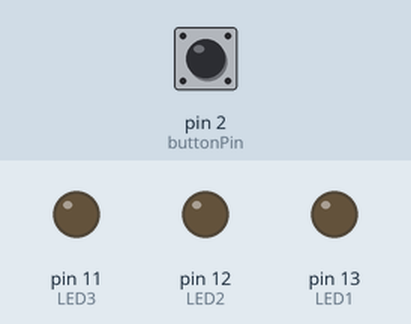
Bench run of a sketch on a simulated Arduino Uno, built with avr-gcc and run on an emulated ATmega328P. On the bench: output pins drawn as LEDs (lit = HIGH). Inputs (shaded band) come from the test bench; at power-on: pin 2 (buttonPin) LOW.

Above: at 2.6 s.
2.7 s: pin 2 (buttonPin) pulled HIGH for 1.1 s
At 3.6 s:
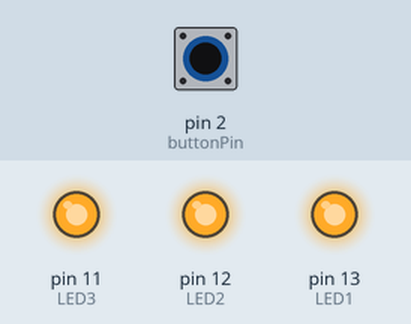
At 4.35 s:
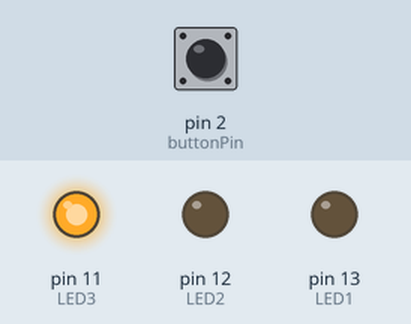
6.2 s: pin 2 (buttonPin) pulled HIGH for 3.2 s
At 9.75 s:
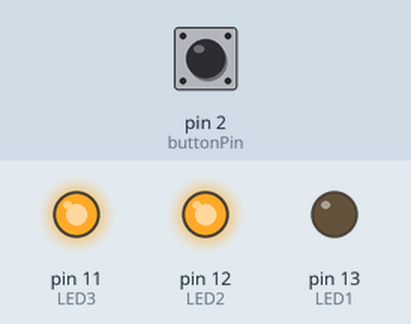
Timing chart, 0 to 11.7 s (numbered marks = the images above; inputs shaded):
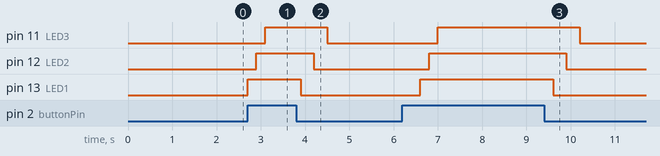

The sketch:

Sequential_blinking.ino
```cpp
int buttonPin=2;
int LED1=13;
int LED2=12;
int LED3=11;
int buttonState=0;
void setup() {
  pinMode(LED1,OUTPUT);
  pinMode(LED2,OUTPUT);
  pinMode(LED3,OUTPUT);
//  pinMode(buttonPin,INPUT);


}

void loop() {
  buttonState=digitalRead(buttonPin);

  if(buttonState==HIGH){
  digitalWrite(LED1,HIGH);
  delay(200);
  digitalWrite(LED2,HIGH);
  delay(200);
  digitalWrite(LED3,HIGH);
  delay(200);
  }
  else{
    digitalWrite(LED1,LOW);
    delay(300);
    digitalWrite(LED2,LOW);
    delay(300);
    digitalWrite(LED3,LOW);
    delay(300);
  }

}
```

Measured:
- after the input at 2.7 s, pin 11 (LED3): LOW → HIGH after 0.40 s, → LOW 1.4 s later; pin 12 (LED2): LOW → HIGH after 0.20 s, → LOW 1.3 s later; pin 13 (LED1): LOW → HIGH at once, → LOW 1.2 s later
- after the input at 6.2 s, pin 11 (LED3): LOW → HIGH after 0.80 s, → LOW 3.2 s later; pin 12 (LED2): LOW → HIGH after 0.60 s, → LOW 3.1 s later; pin 13 (LED1): LOW → HIGH after 0.40 s, → LOW 3.0 s later
